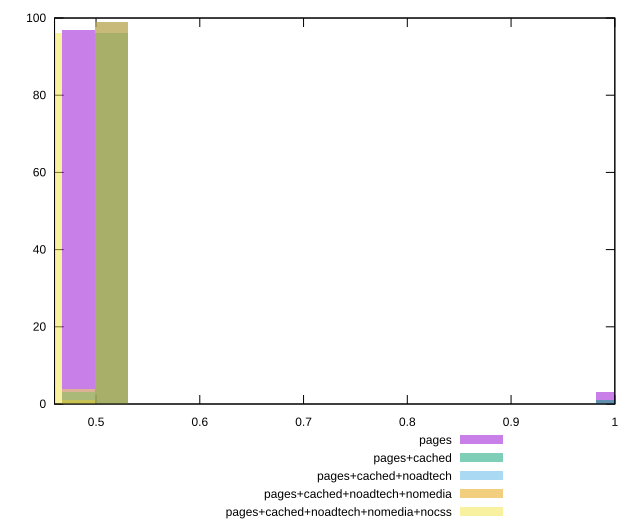

Write the gnuplot code that produced this figure.
reset

$pages <<EOF
0.9978327315440154 3
0.4828222894567817 97
EOF

$pagesCached <<EOF
0.9978327315440154 1
0.5150104420872338 96
0.4828222894567817 3
EOF

$pagesCachedNoadtech <<EOF
0.4828222894567817 1
0.5150104420872338 99
EOF

$pagesCachedNoadtechNomedia <<EOF
0.4828222894567817 1
0.5150104420872338 99
EOF

$pagesCachedNoadtechNomediaNocss <<EOF
0.4828222894567817 4
0.4506341368263296 96
EOF

set key outside below
set boxwidth 0.03218815263045211
set xrange [0.46:1]
set yrange [0:100]
set trange [0:100]
set style fill transparent solid 0.5 noborder
set terminal svg size 640, 530 enhanced background rgb 'white'
set output "report_0_00242021-02-20T12:25:28.543Z/uses-rel-preload/comparison/histogram/all_score.svg"

plot $pages title "pages" with boxes, \
     $pagesCached title "pages+cached" with boxes, \
     $pagesCachedNoadtech title "pages+cached+noadtech" with boxes, \
     $pagesCachedNoadtechNomedia title "pages+cached+noadtech+nomedia" with boxes, \
     $pagesCachedNoadtechNomediaNocss title "pages+cached+noadtech+nomedia+nocss" with boxes

reset
